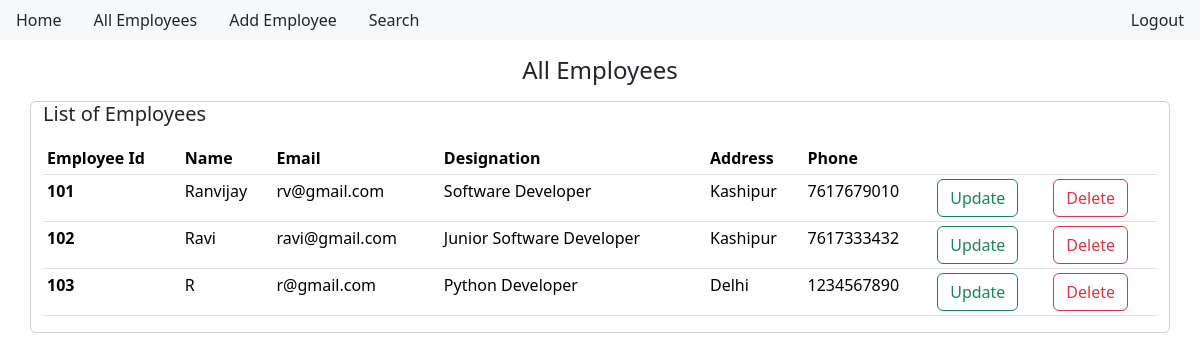
The app's page /allemployees/ with its own data.
### ems/models.py (models this page shows)
class Employee(models.Model):
    employeeId = models.CharField(max_length=20)
    name = models.CharField(max_length=50)
    email = models.CharField(max_length=50)
    designation = models.CharField(max_length=50)
    address = models.CharField(max_length=100)
    phone = models.CharField(max_length=20)

### ems/views.py (the view)
# urls.py: path("allemployees/", views.allemployees, name="allemployees"),
def allemployees(request):
    employees = Employee.objects.all()
    page_number = request.GET.get('page')
    paginator = Paginator(employees, 10)  # 10 items per page
    try:
      page_obj = paginator.page(page_number)
    except InvalidPage:
      page_obj = paginator.page(1)
    except EmptyPage:
      page_obj = paginator.page(paginator.num_pages)
    return render(request, "ems/allemployees.html", {"allemployees": page_obj})

### ems/templates/ems/allemployees.html
{% extends 'base.html' %}
{% block content %}
<h4 class="text-center mt-3">All Employees</h4>
<div class="container card mt-3">
  <h5>List of Employees</h5>
  <table class="table table-sm mt-2">
    <thead>
      <tr>
        <th scope="col">Employee Id</th>
        <th scope="col">Name</th>
        <th scope="col">Email</th>
        <th scope="col">Designation</th>
        <th scope="col">Address</th>
        <th scope="col">Phone</th>
        <th scope="col"></th>
        <th scope="col"></th>
      </tr>
    </thead>
    <tbody>
        {% if allemployees %}
        {% for eachemployee in allemployees %}
      <tr>
        <th scope="row">{{ eachemployee.employeeId }}</th>
        <td>{{ eachemployee.name }}</td>
        <td>{{ eachemployee.email }}</td>
        <td>{{ eachemployee.designation }}</td>
        <td>{{ eachemployee.address }}</td>
        <td>{{ eachemployee.phone }}</td>
        <td><a href="{% url 'updateemployee' eachemployee.id %}" class="btn btn-outline-success">Update</a></td>
        <td><a href="{% url 'deleteemployee' eachemployee.id %}" class="btn btn-outline-danger">Delete</a></td>
      </tr>
      {% endfor %}
      {% endif %}
    </tbody>
  </table>
</div>
{% endblock content %}

### templates/base.html (shortened to what this page needs)
<!doctype html>
<html lang="en">
  <head>
    <link href="https://cdn.jsdelivr.net/npm/bootstrap@5.3.3/dist/css/bootstrap.min.css" rel="stylesheet">
  </head>
  <body>
    {% include "navbar.html" %}
    {% block content %}
    {% endblock content %}
</body>
</html>

### templates/navbar.html
<div class="header d-flex justify-content-between bg-light p-20">
    <ul class="nav">
        <li class="nav-item">
          <a class="nav-link text-dark" href="{% url 'allemployees' %}">Home</a>
        </li>
        <li class="nav-item">
          <a class="nav-link text-dark" href="{% url 'allemployees' %}">All Employees</a>
        </li>
        <li class="nav-item">
            <a class="nav-link text-dark" href="{% url 'addemployee' %}">Add Employee</a>
          </li>
          <li class="nav-item">
            <a class="nav-link text-dark" href="{% url 'singleemployee' %}">Search</a>
          </li>
      </ul>
      <ul class="nav justify-content-end">
        <li class="nav-item">
          <a class="nav-link text-dark" href="{% url 'logout' %}">Logout</a>
        </li>
      </ul>
</div>

### records on screen
Employee: employeeId "101", name "Ranvijay", email "rv@gmail.com", designation "Software Developer", address "Kashipur", phone "7617679010"
Employee: employeeId "102", name "Ravi", email "ravi@gmail.com", designation "Junior Software Developer", address "Kashipur", phone "7617333432"
Employee: employeeId "103", name "R", email "r@gmail.com", designation "Python Developer", address "Delhi", phone "1234567890"
